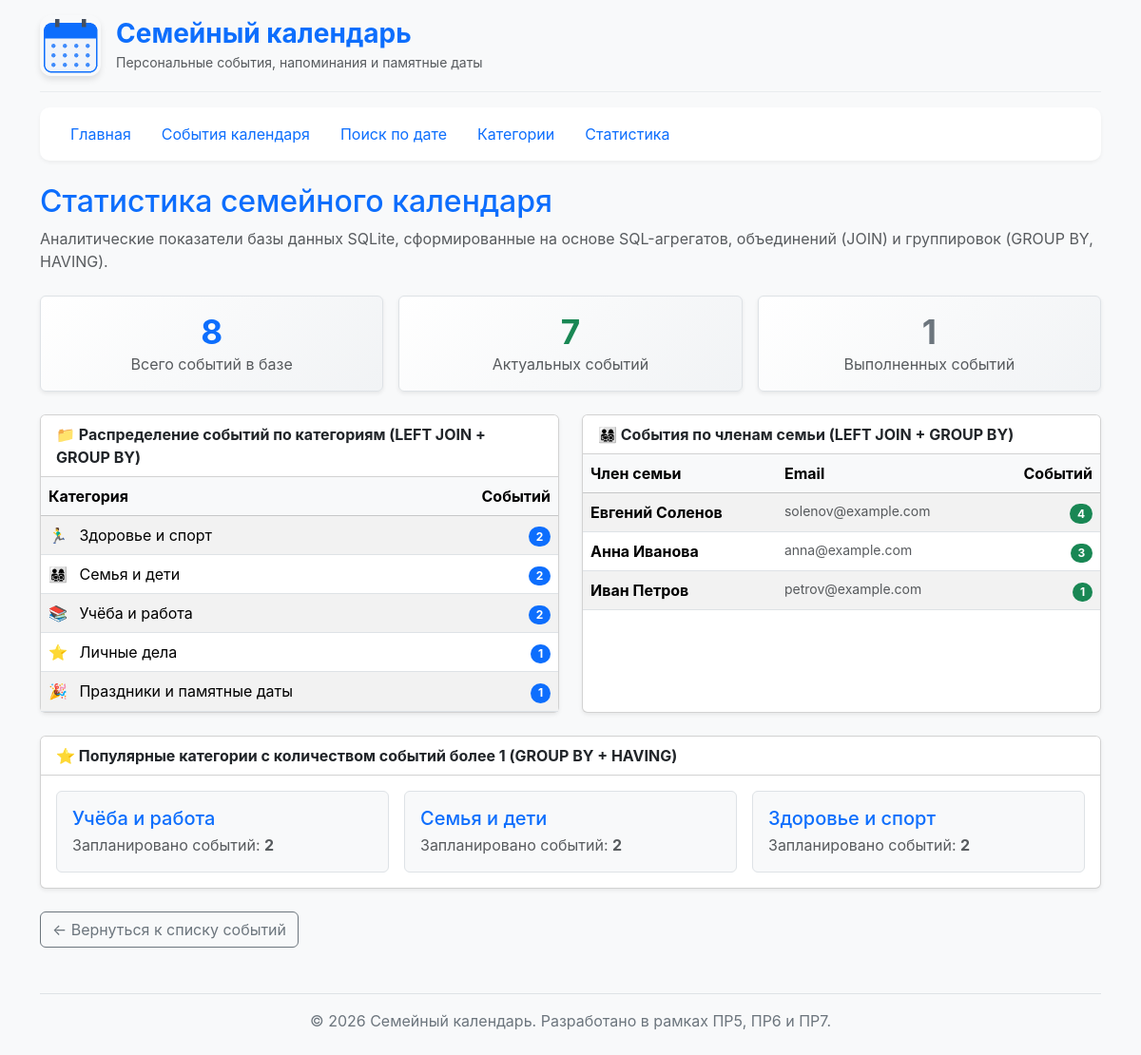
/events/statistics/, run on the app's committed database.
### events/views.py (the view)
# urls.py: path("statistics/", views.statistics, name="statistics"),
def statistics(request):
    conn = get_connection()
    summary = conn.execute("""
        SELECT
            COUNT(*) AS total_events,
            SUM(CASE WHEN is_completed = 0 THEN 1 ELSE 0 END)
                AS active_events,
            SUM(CASE WHEN is_completed = 1 THEN 1 ELSE 0 END)
                AS completed_events,
            MIN(event_date) AS earliest_date,
            MAX(event_date) AS latest_date
        FROM events;
    """).fetchone()
    category_stats = conn.execute("""
        SELECT
            categories.id AS category_id,
            categories.name AS category_name,
            categories.icon AS category_icon,
            COUNT(events.id) AS events_count
        FROM categories
        LEFT JOIN events ON categories.id = events.category_id
        GROUP BY categories.id, categories.name, categories.icon
        ORDER BY events_count DESC, categories.name ASC;
    """).fetchall()
    user_stats = conn.execute("""
        SELECT
            users.id AS user_id,
            users.name AS user_name,
            users.email AS user_email,
            COUNT(events.id) AS events_count
        FROM users
        LEFT JOIN events ON users.id = events.user_id
        GROUP BY users.id, users.name, users.email
        ORDER BY events_count DESC;
    """).fetchall()
    popular_categories = conn.execute("""
        SELECT
            categories.name AS category_name,
            COUNT(events.id) AS events_count
        FROM categories
        JOIN events ON categories.id = events.category_id
        GROUP BY categories.id, categories.name
        HAVING COUNT(events.id) > 1
        ORDER BY events_count DESC;
    """).fetchall()
    conn.close()
    context = {
        "summary": summary,
        "category_stats": category_stats,
        "user_stats": user_stats,
        "popular_categories": popular_categories,
    }
    return render(request, "events/statistics.html", context)

### db/database.py (called while the page is built)
def get_connection(db_path=None):
    target_path = Path(db_path) if db_path else DB_PATH
    target_path.parent.mkdir(parents=True, exist_ok=True)
    conn = sqlite3.connect(str(target_path))
    conn.execute("PRAGMA foreign_keys = ON")
    conn.row_factory = sqlite3.Row
    return conn

### events/templates/events/statistics.html (shortened to what this page needs)
{% extends "base.html" %}
{% block content %}
<div class="mb-4">
    <h1 class="h2 text-primary">Статистика семейного календаря</h1>
    <p class="text-muted">
        Аналитические показатели базы данных SQLite, сформированные на основе SQL-агрегатов, объединений (JOIN) и группировок (GROUP BY, HAVING).
    </p>
</div>
<div class="row mb-4 g-3">
    <div class="col-md-4">
        <div class="metric-card shadow-sm border p-3 rounded text-center">
            <div class="metric-number display-6 fw-bold text-primary">{{ summary.total_events|default:0 }}</div>
            <div class="text-muted">Всего событий в базе</div>
        </div>
    </div>
    <div class="col-md-4">
        <div class="metric-card shadow-sm border p-3 rounded text-center">
            <div class="metric-number display-6 fw-bold text-success">{{ summary.active_events|default:0 }}</div>
            <div class="text-muted">Актуальных событий</div>
        </div>
    </div>
    <div class="col-md-4">
        <div class="metric-card shadow-sm border p-3 rounded text-center">
            <div class="metric-number display-6 fw-bold text-secondary">{{ summary.completed_events|default:0 }}</div>
            <div class="text-muted">Выполненных событий</div>
        </div>
    </div>
</div>
<div class="row g-4 mb-4">
    <div class="col-md-6">
        <div class="card shadow-sm h-100">
            <div class="card-header bg-white fw-bold">
                📁 Распределение событий по категориям (LEFT JOIN + GROUP BY)
            </div>
            <div class="card-body p-0">
                <table class="table table-striped mb-0">
                    <thead class="table-light">
                        <tr>
                            <th>Категория</th>
                            <th class="text-end">Событий</th>
                        </tr>
                    </thead>
                    <tbody>
                        {% for cat in category_stats %}
                            <tr>
                                <td>
                                    <span class="me-2">{{ cat.category_icon }}</span>
                                    {{ cat.category_name }}
                                </td>
                                <td class="text-end">
                                    <span class="badge bg-primary rounded-pill">{{ cat.events_count }}</span>
                                </td>
                            </tr>
                        {% empty %}
                            <tr>
                                <td colspan="2" class="text-muted text-center">Нет данных</td>
                            </tr>
                        {% endfor %}
                    </tbody>
                </table>
            </div>
        </div>
    </div>
    <div class="col-md-6">
        <div class="card shadow-sm h-100">
            <div class="card-header bg-white fw-bold">
                👨‍👩‍👧‍👦 События по членам семьи (LEFT JOIN + GROUP BY)
            </div>
            <div class="card-body p-0">
                <table class="table table-striped mb-0">
                    <thead class="table-light">
                        <tr>
                            <th>Член семьи</th>
                            <th>Email</th>
                            <th class="text-end">Событий</th>
                        </tr>
                    </thead>
                    <tbody>
                        {% for user in user_stats %}
                            <tr>
                                <td class="fw-bold">{{ user.user_name }}</td>
                                <td class="text-muted small">{{ user.user_email }}</td>
                                <td class="text-end">
                                    <span class="badge bg-success rounded-pill">{{ user.events_count }}</span>
                                </td>
                            </tr>
                        {% empty %}
                            <tr>
                                <td colspan="3" class="text-muted text-center">Нет данных</td>
                            </tr>
                        {% endfor %}
                    </tbody>
                </table>
            </div>
        </div>
    </div>
</div>
<div class="card shadow-sm mb-4">
    <div class="card-header bg-white fw-bold">
        ⭐ Популярные категории с количеством событий более 1 (GROUP BY + HAVING)
    </div>
    <div class="card-body">
        <div class="row g-3">
            {% for item in popular_categories %}
                <div class="col-md-4">
                    <div class="p-3 border rounded bg-light">
                        <h5 class="mb-1 text-primary">{{ item.category_name }}</h5>
                        <p class="mb-0 text-muted">Запланировано событий: <strong>{{ item.events_count }}</strong></p>
                    </div>
                </div>
            {% empty %}
                <p class="text-muted mb-0">Категорий с более чем одним событием не найдено.</p>
            {% endfor %}
        </div>
    </div>
</div>
<div class="mt-4">
    <a href="{% url 'events:list' %}" class="btn btn-outline-secondary">
        ← Вернуться к списку событий
    </a>
</div>
{% endblock %}

### homepage/static/homepage/css/style.css (style rules this page uses)
body { min-height: 100vh; background-color: #f8f9fa; color: #212529; font-family: -apple-system, BlinkMacSystemFont, "Segoe UI", Roboto, "Helvetica Neue", Arial, sans-serif; }
.metric-card { border-radius: 12px; border: none; box-shadow: 0 4px 6px rgba(0, 0, 0, 0.05); background: linear-gradient(135deg, #ffffff 0%, #f1f3f5 100%); padding: 1.5rem; text-align: center; }
.metric-number { font-size: 2.2rem; font-weight: 700; color: #0d6efd; }

### data on the page
categories: category_icon "🏃‍♂️", category_name "Здоровье и спорт", events_count "2"
categories: category_icon "👨‍👩‍👧‍👦", category_name "Семья и дети", events_count "2"
categories: category_icon "📚", category_name "Учёба и работа", events_count "2"
categories: category_icon "⭐", category_name "Личные дела", events_count "1"
categories: category_icon "🎉", category_name "Праздники и памятные даты", events_count "1"
users: user_name "Евгений Соленов", user_email "solenov@example.com", events_count "4"
users: user_name "Анна Иванова", user_email "anna@example.com", events_count "3"
users: user_name "Иван Петров", user_email "petrov@example.com", events_count "1"

### other printed values
{{ summary.total_events|default:0 }} "8"
{{ summary.active_events|default:0 }} "7"
{{ summary.completed_events|default:0 }} "1"
